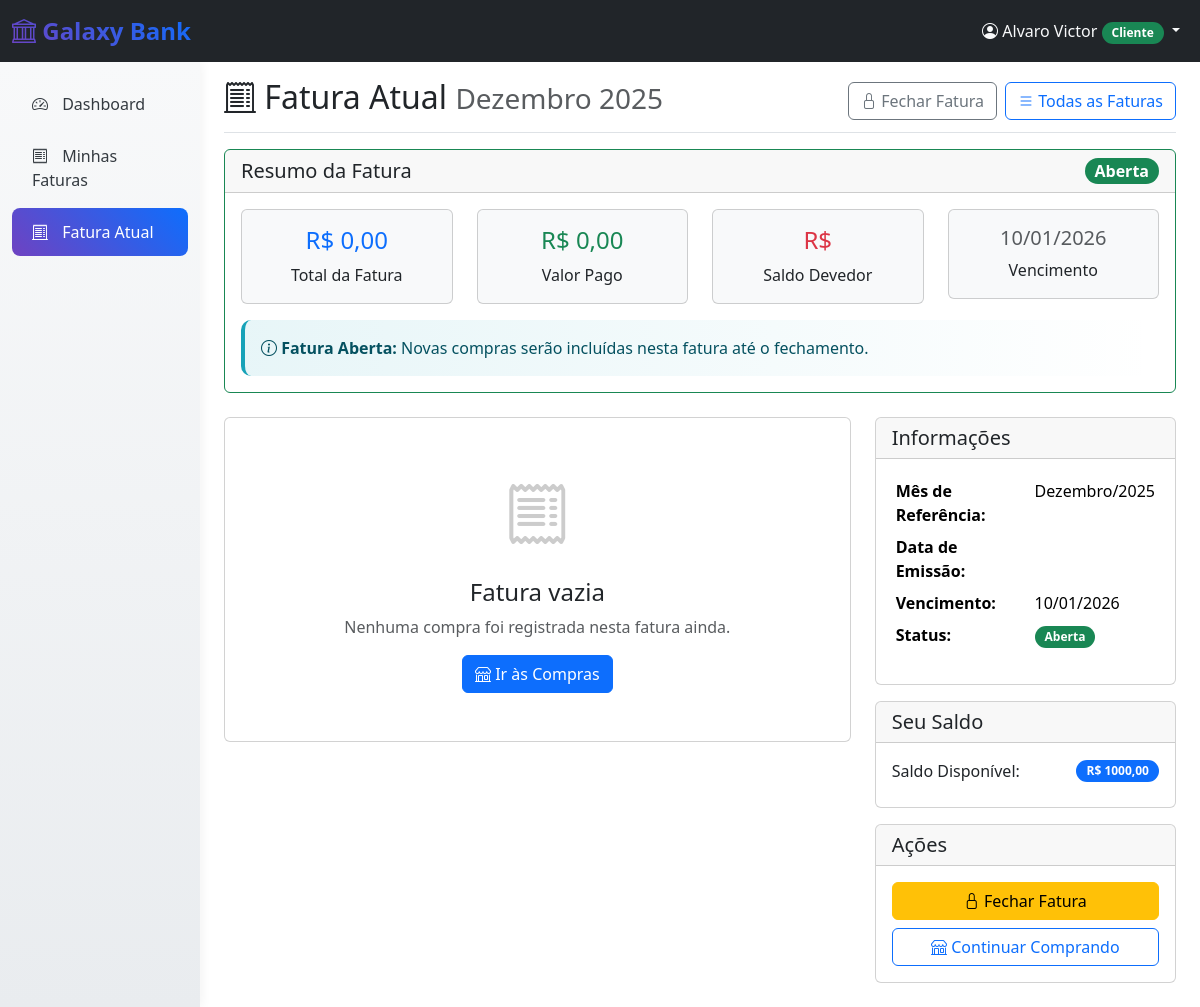
The page /faturas/atual/ (signed in) on the database as committed earlier.
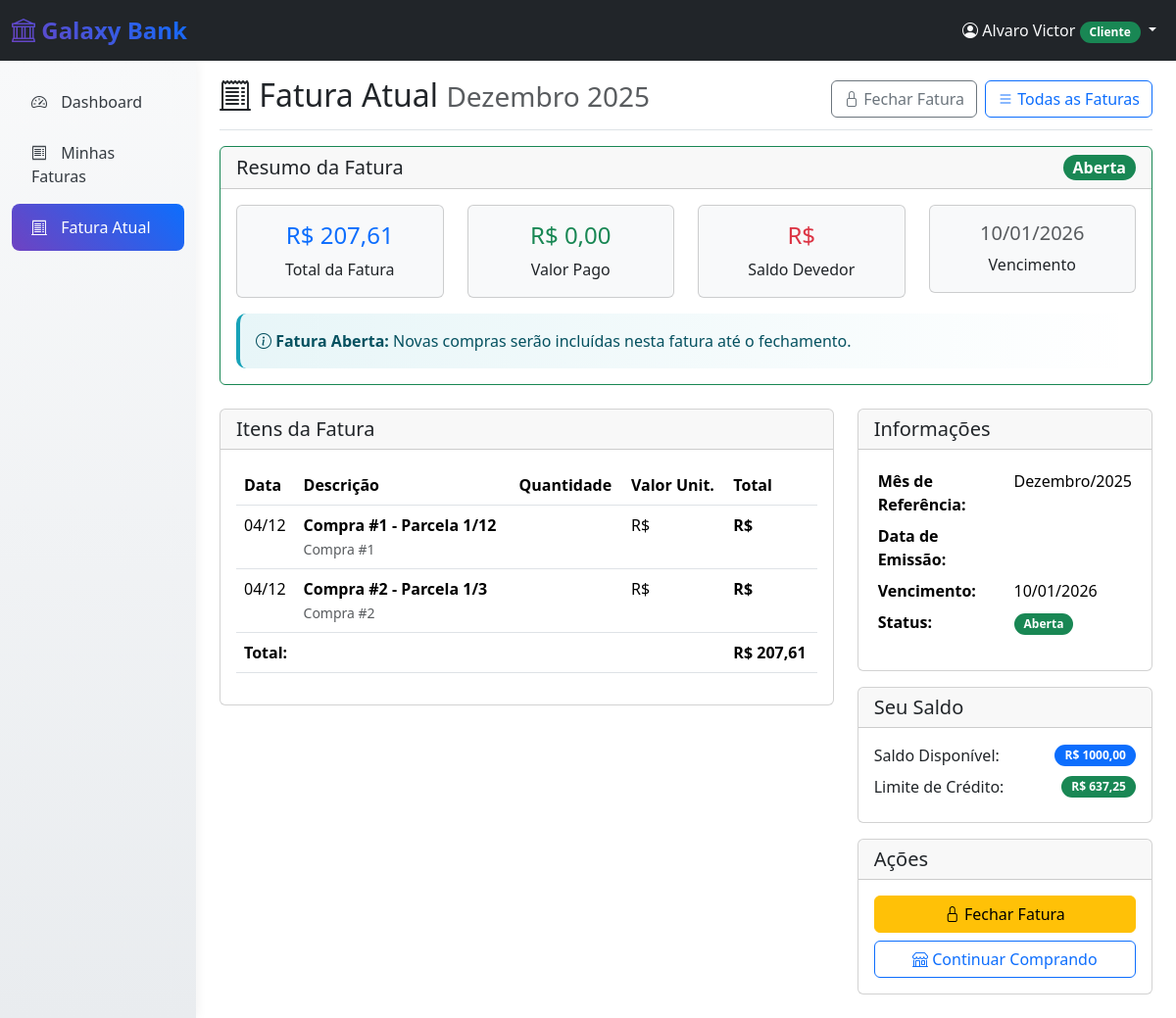
The same page on the database as committed later.
### faturas/models.py (models this page shows, shortened)
class Fatura(models.Model):
    STATUS_CHOICES = [
        ('aberta', 'Aberta'),
        ('fechada', 'Fechada'),
        ('paga', 'Paga'),
        ('vencida', 'Vencida'),
        ('cancelada', 'Cancelada'),
    ]
    cliente = models.ForeignKey(Cliente, on_delete=models.CASCADE, related_name='faturas')
    mes_referencia = models.DateField()  # Primeiro dia do mês de referência
    data_vencimento = models.DateField()
    valor_total = models.DecimalField(max_digits=10, decimal_places=2, default=0)
    valor_pago = models.DecimalField(max_digits=10, decimal_places=2, default=0)
    status = models.CharField(max_length=15, choices=STATUS_CHOICES, default='aberta')
    data_pagamento = models.DateTimeField(null=True, blank=True)
    juros_mora = models.DecimalField(max_digits=10, decimal_places=2, default=0)
    data_criacao = models.DateTimeField(auto_now_add=True)
    data_atualizacao = models.DateTimeField(auto_now=True)
    class Meta:
        verbose_name = 'Fatura'
        verbose_name_plural = 'Faturas'
        unique_together = ['cliente', 'mes_referencia']
        ordering = ['-mes_referencia']
    @property
    def esta_vencida(self):
        return date.today() > self.data_vencimento and self.status != 'paga'

class ItemFatura(models.Model):
    fatura = models.ForeignKey(Fatura, on_delete=models.CASCADE, related_name='itens')
    compra = models.ForeignKey('loja.Compra', on_delete=models.CASCADE)
    parcela_numero = models.IntegerField(default=1)  # Número da parcela (1, 2, 3...)
    parcela_total = models.IntegerField(default=1)   # Total de parcelas
    valor_parcela = models.DecimalField(max_digits=10, decimal_places=2)
    descricao = models.CharField(max_length=200)
    data_inclusao = models.DateTimeField(auto_now_add=True)
    class Meta:
        verbose_name = 'Item da Fatura'
        verbose_name_plural = 'Itens da Fatura'

### usuarios/models.py (models this page shows, shortened)
class Cliente(models.Model):
    usuario = models.OneToOneField(Usuario, on_delete=models.CASCADE, primary_key=True)
    cpf = models.CharField(
        max_length=11,
        unique=True,
        validators=[RegexValidator(r'^\d{11}$', message='CPF deve conter 11 dígitos')]
    )
    score_pontos = models.IntegerField(default=0)
    saldo = models.DecimalField(max_digits=10, decimal_places=2, default=1000.00)
    limite_credito = models.DecimalField(max_digits=10, decimal_places=2, default=0.00)
    limite_credito_aprovado = models.BooleanField(default=False)
    data_cadastro = models.DateTimeField(auto_now_add=True)
    class Meta:
        verbose_name = 'Cliente'
        verbose_name_plural = 'Clientes'

### loja/models.py (models this page shows, shortened)
class Compra(models.Model):
    FORMA_PAGAMENTO_CHOICES = [
        ('saldo', 'Saldo'),
        ('credito', 'Crédito'),
    ]
    STATUS_CHOICES = [
        ('pendente', 'Pendente'),
        ('aprovada', 'Aprovada'),
        ('cancelada', 'Cancelada'),
        ('entregue', 'Entregue'),
    ]
    cliente = models.ForeignKey(Cliente, on_delete=models.CASCADE, related_name='compras')
    data_compra = models.DateTimeField(auto_now_add=True)
    valor_total = models.DecimalField(max_digits=10, decimal_places=2)
    forma_pagamento = models.CharField(max_length=10, choices=FORMA_PAGAMENTO_CHOICES)
    parcelas = models.IntegerField(default=1)
    status = models.CharField(max_length=15, choices=STATUS_CHOICES, default='aprovada')
    class Meta:
        verbose_name = 'Compra'
        verbose_name_plural = 'Compras'
        ordering = ['-data_compra']

### faturas/views.py (the view)
# urls.py: path('atual/', views.fatura_atual, name='fatura_atual'),
@login_required
def fatura_atual(request):
    if request.user.tipo_usuario != 'cliente':
        messages.error(request, 'Apenas clientes podem ver faturas.')
        return redirect('usuarios:home_redirect')
    try:
        cliente = Cliente.objects.get(usuario=request.user)
        mes_atual = date.today().replace(day=1)
        fatura = Fatura.objects.filter(cliente=cliente, mes_referencia=mes_atual).first()
        if not fatura:
            fatura = criar_fatura_mensal(cliente, mes_atual)
        if fatura:
            itens = fatura.itens.all()
            context = {
                'fatura': fatura,
                'itens': itens,
                'cliente': cliente,
                'eh_fatura_atual': True,
            }
            return render(request, 'faturas/fatura_atual.html', context)
        else:
            messages.info(request, 'Nenhuma fatura encontrada para o mês atual.')
            return redirect('faturas:minhas_faturas')
    except Cliente.DoesNotExist:
        messages.error(request, 'Perfil de cliente não encontrado.')
        return redirect('usuarios:home_redirect')

### faturas/templates/faturas/fatura_atual.html (shortened to what the changed rows need)
{% extends "usuarios/base.html" %}
{% block content %}
<div class="container-fluid h-100">
    <div class="row h-100">
        <main class="col-md-9 ms-sm-auto col-lg-10 px-md-4">
            <div class="d-flex justify-content-between flex-wrap flex-md-nowrap align-items-center pt-3 pb-2 mb-3 border-bottom">
                <h1 class="h2">
                    <i class="bi bi-receipt-cutoff"></i> Fatura Atual
                    <small class="text-muted">{{ fatura.mes_referencia|date:"F Y"|capfirst }}</small>
                </h1>
            </div>
            <div class="row">
                <div class="col-12 mb-4">
                    <div class="card {% if fatura.status == 'aberta' %}border-success{% elif fatura.status == 'fechada' %}border-warning{% endif %}">
                        <div class="card-body">
                            <div class="row">
                                <div class="col-md-3">
                                    <div class="card bg-light text-center">
                                        <div class="card-body">
                                            <h4 class="text-primary">R$ {{ fatura.valor_total|floatformat:2 }}</h4>
                                            <p class="mb-0">Total da Fatura</p>
                                        </div>
                                    </div>
                                </div>
                                <div class="col-md-3">
                                    <div class="card bg-light text-center">
                                        <div class="card-body">
                                            <h4 class="text-success">R$ {{ fatura.valor_pago|floatformat:2 }}</h4>
                                            <p class="mb-0">Valor Pago</p>
                                        </div>
                                    </div>
                                </div>
                                <div class="col-md-3">
                                    <div class="card bg-light text-center">
                                        <div class="card-body">
                                            {% if fatura.data_vencimento %}
                                            <h5 class="{% if fatura.esta_vencida %}text-danger{% elif fatura.dias_para_vencimento <= 3 %}text-warning{% else %}text-muted{% endif %}">
                                                {{ fatura.data_vencimento|date:"d/m/Y" }}
                                            </h5>
                                            <p class="mb-0">Vencimento</p>
                                            {% else %}
                                            <h5 class="text-muted">-</h5>
                                            <p class="mb-0">Fatura Aberta</p>
                                            {% endif %}
                                        </div>
                                    </div>
                                </div>
                            </div>
                        </div>
                    </div>
                </div>
            </div>
            <div class="row">
                <div class="col-lg-8 mb-4">
                    {% if itens %}
                    <div class="card">
                        <div class="card-header">
                            <h5 class="mb-0">Itens da Fatura</h5>
                        </div>
                        <div class="card-body">
                            <div class="table-responsive">
                                <table class="table">
                                    <thead>
                                        <tr>
                                            <th>Data</th>
                                            <th>Descrição</th>
                                            <th>Quantidade</th>
                                            <th>Valor Unit.</th>
                                            <th>Total</th>
                                        </tr>
                                    </thead>
                                    <tbody>
                                        {% for item in itens %}
                                        <tr>
                                            <td>
                                                {% if item.compra %}
                                                    {{ item.compra.data_compra|date:"d/m" }}
                                                {% else %}
                                                    -
                                                {% endif %}
                                            </td>
                                            <td>
                                                <div class="d-flex align-items-center">
                                                    <div>
                                                        <div class="fw-bold">{{ item.descricao }}</div>
                                                        {% if item.compra %}
                                                        <small class="text-muted">Compra #{{ item.compra.id }}</small>
                                                        {% endif %}
                                                    </div>
                                                </div>
                                            </td>
                                            <td>{{ item.quantidade }}</td>
                                            <td>R$ {{ item.valor_unitario|floatformat:2 }}</td>
                                            <td><strong>R$ {{ item.valor_total|floatformat:2 }}</strong></td>
                                        </tr>
                                        {% endfor %}
                                    </tbody>
                                    <tfoot>
                                        <tr>
                                            <th colspan="4">Total:</th>
                                            <th>R$ {{ fatura.valor_total|floatformat:2 }}</th>
                                        </tr>
                                    </tfoot>
                                </table>
                            </div>
                        </div>
                    </div>
                    {% else %}
                    <div class="card">
                        <div class="card-body text-center py-5">
                            <i class="bi bi-receipt" style="font-size: 4rem; color: #ccc;"></i>
                            <h4 class="mt-3">Fatura vazia</h4>
                            <p class="text-muted">Nenhuma compra foi registrada nesta fatura ainda.</p>
                            <a href="{% url 'loja:produtos' %}" class="btn btn-primary">
                                <i class="bi bi-shop"></i> Ir às Compras
                            </a>
                        </div>
                    </div>
                    {% endif %}
                </div>
                <div class="col-lg-4 mb-4">
                    <div class="card">
                        <div class="card-body">
                            <table class="table table-sm table-borderless">
                                <tr>
                                    <td><strong>Mês de Referência:</strong></td>
                                    <td>{{ fatura.mes_referencia|date:"F/Y"|capfirst }}</td>
                                </tr>
                                {% if fatura.data_vencimento %}
                                <tr>
                                    <td><strong>Vencimento:</strong></td>
                                    <td>{{ fatura.data_vencimento|date:"d/m/Y" }}</td>
                                </tr>
                                {% endif %}
                            </table>
                        </div>
                    </div>
                    <div class="card mt-3">
                        <div class="card-body">
                            <div class="d-flex justify-content-between align-items-center mb-2">
                                <span>Saldo Disponível:</span>
                                <span class="badge bg-primary">R$ {{ cliente.saldo|floatformat:2 }}</span>
                            </div>
                            {% if cliente.limite_credito_aprovado %}
                            <div class="d-flex justify-content-between align-items-center mb-2">
                                <span>Limite de Crédito:</span>
                                <span class="badge bg-success">R$ {{ cliente.limite_credito|floatformat:2 }}</span>
                            </div>
                            {% endif %}
                        </div>
                    </div>
                </div>
            </div>
        </main>
    </div>
</div>
{% endblock %}

Rows that differ between the two databases and show on the page:
changed Fatura: valor_total "0,00" → "207,61"; valor_total (not shown) → "207,61"
added ItemFatura: compra.data_compra "04/12", descricao "Compra #1 - Parcela 1/12", compra.id "1"
added ItemFatura: compra.data_compra "04/12", descricao "Compra #2 - Parcela 1/3", compra.id "2"
changed Cliente: limite_credito_aprovado False → True (drawn); limite_credito (not shown) → "637,25"
Other text that changed with them:
text no longer shown: "Fatura vazia Nenhuma compra foi registrada nesta fatura ainda. Ir às Compras"
text now shown: "Itens da Fatura Data Descrição Quantidade Valor Unit. Total Total: R$ Limite de Crédito: R$"
